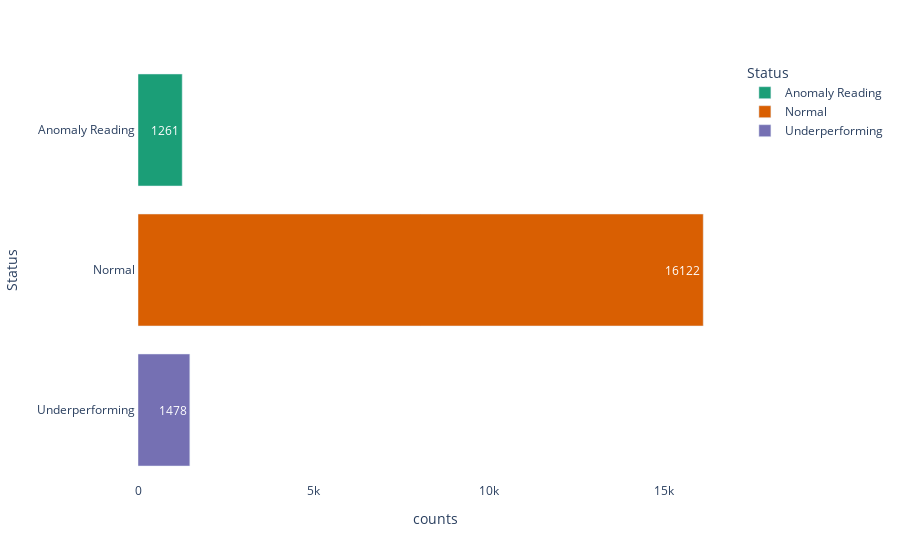

The notebook cell this image was saved under:
### Code cell
# Group the DataFrame by 'Status' and count the size of each group
status_counts = df.groupby('Status').size().reset_index(name='counts')

# Create the horizontal bar plot using Plotly
fig = px.bar(status_counts, x='counts', y='Status', orientation='h', 
             color='Status', text='counts', color_discrete_sequence=px.colors.qualitative.Dark2)

# Update the layout to show the legend and hide the top and right spines (axes)
fig.update_layout(
    showlegend=True,
    xaxis=dict(showline=True, showgrid=False, showticklabels=True, zeroline=False),
    yaxis=dict(showline=True, showgrid=False, showticklabels=True, zeroline=False),
    plot_bgcolor='white'
)

# Update the trace to format the text position
fig.update_traces(textposition='auto')

fig.show()

### Figure 1 — Plotly figure (JSON) as saved in the notebook; plotly's stock layout.template omitted (floating-point values rounded to 4 significant figures)
{"data": [{"alignmentgroup": "True", "hovertemplate": "Status=%{y}<br>counts=%{text}<extra></extra>", "legendgroup": "Anomaly Reading", "marker": {"color": "rgb(27,158,119)", "pattern": {"shape": ""}}, "name": "Anomaly Reading", "offsetgroup": "Anomaly Reading", "orientation": "h", "showlegend": true, "text": [1261], "textposition": "auto", "type": "bar", "x": [1261], "xaxis": "x", "y": ["Anomaly Reading"], "yaxis": "y"}, {"alignmentgroup": "True", "hovertemplate": "Status=%{y}<br>counts=%{text}<extra></extra>", "legendgroup": "Normal", "marker": {"color": "rgb(217,95,2)", "pattern": {"shape": ""}}, "name": "Normal", "offsetgroup": "Normal", "orientation": "h", "showlegend": true, "text": [16122], "textposition": "auto", "type": "bar", "x": [16122], "xaxis": "x", "y": ["Normal"], "yaxis": "y"}, {"alignmentgroup": "True", "hovertemplate": "Status=%{y}<br>counts=%{text}<extra></extra>", "legendgroup": "Underperforming", "marker": {"color": "rgb(117,112,179)", "pattern": {"shape": ""}}, "name": "Underperforming", "offsetgroup": "Underperforming", "orientation": "h", "showlegend": true, "text": [1478], "textposition": "auto", "type": "bar", "x": [1478], "xaxis": "x", "y": ["Underperforming"], "yaxis": "y"}], "layout": {"barmode": "relative", "legend": {"title": {"text": "Status"}, "tracegroupgap": 0}, "margin": {"t": 60}, "plot_bgcolor": "white", "showlegend": true, "xaxis": {"anchor": "y", "domain": [0, 1], "showgrid": false, "showline": true, "showticklabels": true, "title": {"text": "counts"}, "zeroline": false}, "yaxis": {"anchor": "x", "categoryarray": ["Underperforming", "Normal", "Anomaly Reading"], "categoryorder": "array", "domain": [0, 1], "showgrid": false, "showline": true, "showticklabels": true, "title": {"text": "Status"}, "zeroline": false}}}
